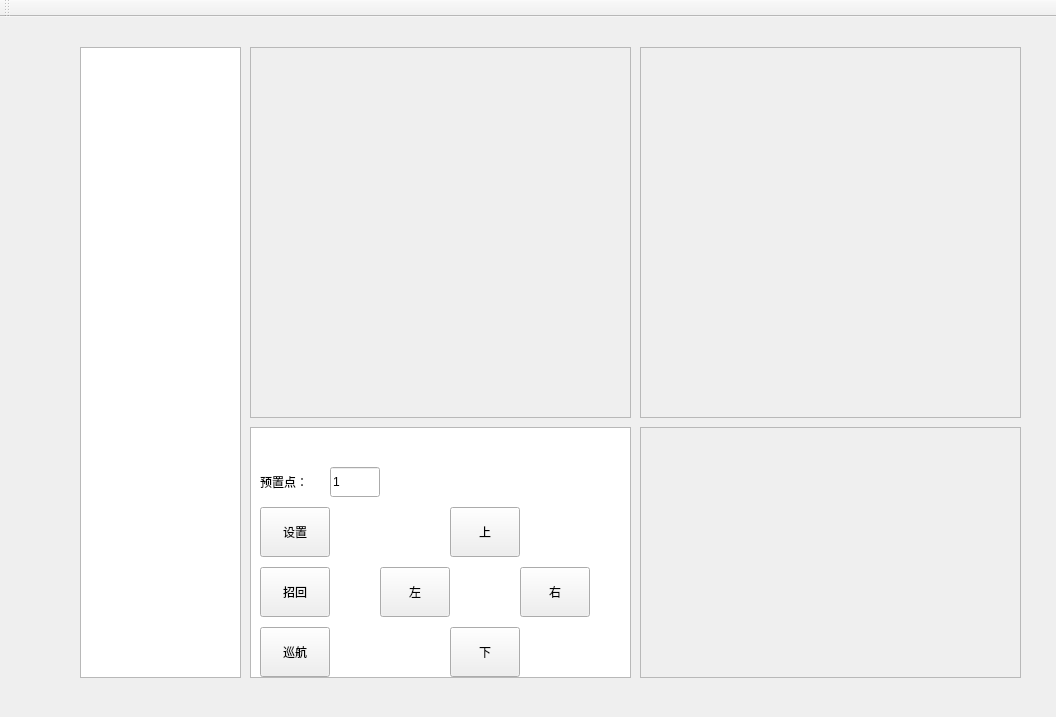
<?xml version="1.0" encoding="UTF-8"?>
<ui version="4.0">
 <class>Demo</class>
 <widget class="QMainWindow" name="Demo">
  <property name="geometry">
   <rect>
    <x>0</x>
    <y>0</y>
    <width>1056</width>
    <height>717</height>
   </rect>
  </property>
  <property name="sizePolicy">
   <sizepolicy hsizetype="Preferred" vsizetype="Preferred">
    <horstretch>0</horstretch>
    <verstretch>0</verstretch>
   </sizepolicy>
  </property>
  <property name="minimumSize">
   <size>
    <width>0</width>
    <height>0</height>
   </size>
  </property>
  <property name="windowTitle">
   <string>Demo</string>
  </property>
  <widget class="QWidget" name="centralWidget">
   <property name="minimumSize">
    <size>
     <width>800</width>
     <height>700</height>
    </size>
   </property>
   <widget class="QStackedWidget" name="stackedWidget">
    <property name="geometry">
     <rect>
      <x>70</x>
      <y>20</y>
      <width>961</width>
      <height>651</height>
     </rect>
    </property>
    <property name="sizePolicy">
     <sizepolicy hsizetype="Expanding" vsizetype="Expanding">
      <horstretch>0</horstretch>
      <verstretch>0</verstretch>
     </sizepolicy>
    </property>
    <property name="minimumSize">
     <size>
      <width>0</width>
      <height>0</height>
     </size>
    </property>
    <property name="maximumSize">
     <size>
      <width>16777215</width>
      <height>16777215</height>
     </size>
    </property>
    <property name="baseSize">
     <size>
      <width>0</width>
      <height>0</height>
     </size>
    </property>
    <property name="currentIndex">
     <number>0</number>
    </property>
    <widget class="QWidget" name="play_mode">
     <property name="sizePolicy">
      <sizepolicy hsizetype="Expanding" vsizetype="Expanding">
       <horstretch>0</horstretch>
       <verstretch>0</verstretch>
      </sizepolicy>
     </property>
     <property name="minimumSize">
      <size>
       <width>0</width>
       <height>0</height>
      </size>
     </property>
     <widget class="QListView" name="id_listview_device">
      <property name="geometry">
       <rect>
        <x>10</x>
        <y>10</y>
        <width>161</width>
        <height>631</height>
       </rect>
      </property>
      <property name="mouseTracking">
       <bool>true</bool>
      </property>
      <property name="editTriggers">
       <set>QAbstractItemView::EditKeyPressed</set>
      </property>
     </widget>
     <widget class="QFrame" name="id_frame_ir">
      <property name="geometry">
       <rect>
        <x>180</x>
        <y>10</y>
        <width>381</width>
        <height>371</height>
       </rect>
      </property>
      <property name="sizePolicy">
       <sizepolicy hsizetype="Expanding" vsizetype="Expanding">
        <horstretch>0</horstretch>
        <verstretch>0</verstretch>
       </sizepolicy>
      </property>
      <property name="frameShape">
       <enum>QFrame::StyledPanel</enum>
      </property>
      <property name="frameShadow">
       <enum>QFrame::Raised</enum>
      </property>
     </widget>
     <widget class="QFrame" name="id_frame_vi">
      <property name="geometry">
       <rect>
        <x>570</x>
        <y>10</y>
        <width>381</width>
        <height>371</height>
       </rect>
      </property>
      <property name="sizePolicy">
       <sizepolicy hsizetype="Expanding" vsizetype="Expanding">
        <horstretch>0</horstretch>
        <verstretch>0</verstretch>
       </sizepolicy>
      </property>
      <property name="frameShape">
       <enum>QFrame::StyledPanel</enum>
      </property>
      <property name="frameShadow">
       <enum>QFrame::Raised</enum>
      </property>
     </widget>
     <widget class="QTextEdit" name="id_textedit_device">
      <property name="geometry">
       <rect>
        <x>180</x>
        <y>390</y>
        <width>381</width>
        <height>251</height>
       </rect>
      </property>
     </widget>
     <widget class="QFrame" name="id_frame_ana">
      <property name="geometry">
       <rect>
        <x>570</x>
        <y>390</y>
        <width>381</width>
        <height>251</height>
       </rect>
      </property>
      <property name="sizePolicy">
       <sizepolicy hsizetype="Expanding" vsizetype="Expanding">
        <horstretch>0</horstretch>
        <verstretch>0</verstretch>
       </sizepolicy>
      </property>
      <property name="frameShape">
       <enum>QFrame::StyledPanel</enum>
      </property>
      <property name="frameShadow">
       <enum>QFrame::Raised</enum>
      </property>
     </widget>
     <widget class="QPushButton" name="id_pushbutton_set">
      <property name="geometry">
       <rect>
        <x>190</x>
        <y>470</y>
        <width>70</width>
        <height>50</height>
       </rect>
      </property>
      <property name="text">
       <string>设置</string>
      </property>
     </widget>
     <widget class="QPushButton" name="id_pushbutton_recall">
      <property name="geometry">
       <rect>
        <x>190</x>
        <y>530</y>
        <width>70</width>
        <height>50</height>
       </rect>
      </property>
      <property name="text">
       <string>招回</string>
      </property>
     </widget>
     <widget class="QPushButton" name="id_pushbutton_cruise">
      <property name="geometry">
       <rect>
        <x>190</x>
        <y>590</y>
        <width>70</width>
        <height>50</height>
       </rect>
      </property>
      <property name="text">
       <string>巡航</string>
      </property>
     </widget>
     <widget class="QPushButton" name="id_pushbutton_up">
      <property name="geometry">
       <rect>
        <x>380</x>
        <y>470</y>
        <width>70</width>
        <height>50</height>
       </rect>
      </property>
      <property name="text">
       <string>上</string>
      </property>
     </widget>
     <widget class="QPushButton" name="id_pushbutton_left">
      <property name="geometry">
       <rect>
        <x>310</x>
        <y>530</y>
        <width>70</width>
        <height>50</height>
       </rect>
      </property>
      <property name="text">
       <string>左</string>
      </property>
     </widget>
     <widget class="QPushButton" name="id_pushbutton_right">
      <property name="geometry">
       <rect>
        <x>450</x>
        <y>530</y>
        <width>70</width>
        <height>50</height>
       </rect>
      </property>
      <property name="text">
       <string>右</string>
      </property>
     </widget>
     <widget class="QPushButton" name="id_pushbutton_down">
      <property name="geometry">
       <rect>
        <x>380</x>
        <y>590</y>
        <width>70</width>
        <height>50</height>
       </rect>
      </property>
      <property name="text">
       <string>下</string>
      </property>
     </widget>
     <widget class="QLabel" name="id_label">
      <property name="geometry">
       <rect>
        <x>190</x>
        <y>430</y>
        <width>50</width>
        <height>30</height>
       </rect>
      </property>
      <property name="text">
       <string>预置点：</string>
      </property>
     </widget>
     <widget class="QLineEdit" name="id_line_edit">
      <property name="geometry">
       <rect>
        <x>260</x>
        <y>430</y>
        <width>50</width>
        <height>30</height>
       </rect>
      </property>
      <property name="text">
       <string>1</string>
      </property>
     </widget>
    </widget>
    <widget class="QWidget" name="back_mode">
     <property name="minimumSize">
      <size>
       <width>800</width>
       <height>600</height>
      </size>
     </property>
     <widget class="QTextBrowser" name="id_text_browser_device">
      <property name="geometry">
       <rect>
        <x>10</x>
        <y>390</y>
        <width>161</width>
        <height>251</height>
       </rect>
      </property>
     </widget>
     <widget class="QListView" name="id_listview_back_device">
      <property name="geometry">
       <rect>
        <x>10</x>
        <y>10</y>
        <width>161</width>
        <height>371</height>
       </rect>
      </property>
     </widget>
     <widget class="QFrame" name="id_frame_back_ir">
      <property name="geometry">
       <rect>
        <x>180</x>
        <y>10</y>
        <width>381</width>
        <height>371</height>
       </rect>
      </property>
      <property name="sizePolicy">
       <sizepolicy hsizetype="Expanding" vsizetype="Expanding">
        <horstretch>0</horstretch>
        <verstretch>0</verstretch>
       </sizepolicy>
      </property>
      <property name="frameShape">
       <enum>QFrame::StyledPanel</enum>
      </property>
      <property name="frameShadow">
       <enum>QFrame::Raised</enum>
      </property>
     </widget>
     <widget class="QFrame" name="id_frame_back_vi">
      <property name="geometry">
       <rect>
        <x>570</x>
        <y>10</y>
        <width>381</width>
        <height>371</height>
       </rect>
      </property>
      <property name="sizePolicy">
       <sizepolicy hsizetype="Expanding" vsizetype="Expanding">
        <horstretch>0</horstretch>
        <verstretch>0</verstretch>
       </sizepolicy>
      </property>
      <property name="frameShape">
       <enum>QFrame::StyledPanel</enum>
      </property>
      <property name="frameShadow">
       <enum>QFrame::Raised</enum>
      </property>
     </widget>
     <widget class="QFrame" name="id_frame_back_ana">
      <property name="geometry">
       <rect>
        <x>180</x>
        <y>390</y>
        <width>771</width>
        <height>251</height>
       </rect>
      </property>
      <property name="sizePolicy">
       <sizepolicy hsizetype="Expanding" vsizetype="Expanding">
        <horstretch>0</horstretch>
        <verstretch>0</verstretch>
       </sizepolicy>
      </property>
      <property name="frameShape">
       <enum>QFrame::StyledPanel</enum>
      </property>
      <property name="frameShadow">
       <enum>QFrame::Raised</enum>
      </property>
     </widget>
    </widget>
   </widget>
  </widget>
  <widget class="QToolBar" name="id_main_tool_bar">
   <attribute name="toolBarArea">
    <enum>TopToolBarArea</enum>
   </attribute>
   <attribute name="toolBarBreak">
    <bool>false</bool>
   </attribute>
  </widget>
 </widget>
 <layoutdefault spacing="6" margin="11"/>
 <resources/>
 <connections/>
</ui>
